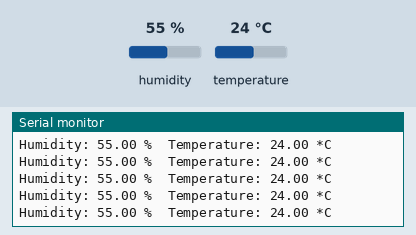
Recording of a sketch running on a simulated Arduino Uno, built with avr-gcc and run on an emulated ATmega328P. Parts: the last lines printed to the serial monitor. The test bench sets the inputs (shaded band); at power-on: humidity 55 %, temperature 24 °C.

Above: at 2.8 s.
2.9 s: humidity set to 22 %
At 4.31 s:
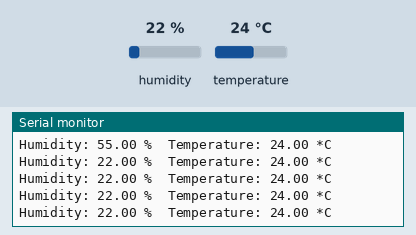
8.9 s: temperature set to 12 °C
At 10.45 s:
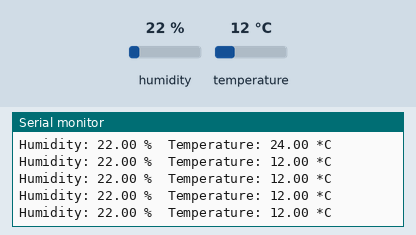
14.9 s: humidity set to 40 %
At 16.59 s:
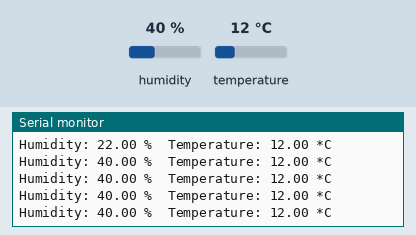
Timing chart, 0 to 18.1 s (numbered marks = the images above; inputs shaded):
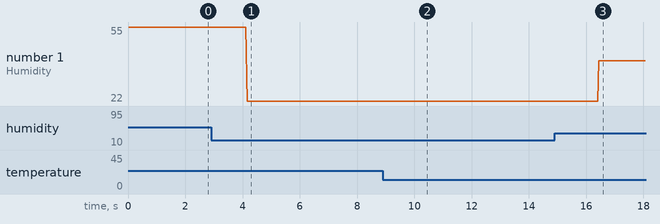

Measured:
- after the input at 2.9 s, the serial monitor: prints a new line after 1.3 s (image 1)
- after the input at 8.9 s, the serial monitor: prints a new line after 1.4 s (image 2)
- after the input at 14.9 s, the serial monitor: prints a new line after 1.5 s (image 3)
- plotted number 1: 55 → 22 after the input at 2.9 s, 22 → 40 after the input at 14.9 s

The sketch:

dht11.ino
```cpp
//COMMENTS
//#1 define input pin in order to read the signal pin from the dht11, process its data
#define DHTPIN 2
#define DHTTYPE DHT11   // DHT 11

//#2 import dht library (a library is simply a bunch more code that lets you say things in a more natural language in order to perform commands).
#include "DHT.h"

//#3 Define the dht object that comes in the library imported above
DHT dht(DHTPIN, DHTTYPE);

void setup() {
  // put your setup code here, to run once:
  // This bit allows us to write stuff to a window called Serial Monitor
    Serial.begin(9600);
  // This bit actually initiates or creates the dht11 object defined above and imported from the library
    dht.begin();

}

void loop() {
  // put your main code here, to run repeatedly:
  //This bit creates variables and reads the dht11 object parameters in order to store their values in our variables, repeatedly as the loop() function is intended
  float h = dht.readHumidity();
  float t = dht.readTemperature();

  //This bit just checks if the data coming in is not garbage, because if it is, we wont dont anything further with it:
    if (isnan(t) || isnan(h)) {
    Serial.println("Failed to read from DHT");
  } else { //You can also comment after a valid line of code.  So this is what will run if the data coming in is actually valid data...
    Serial.print("Humidity: ");
    Serial.print(h);
    Serial.print(" %\t");
    Serial.print("Temperature: ");
    Serial.print(t);
    Serial.println(" *C");
  }
}
```
